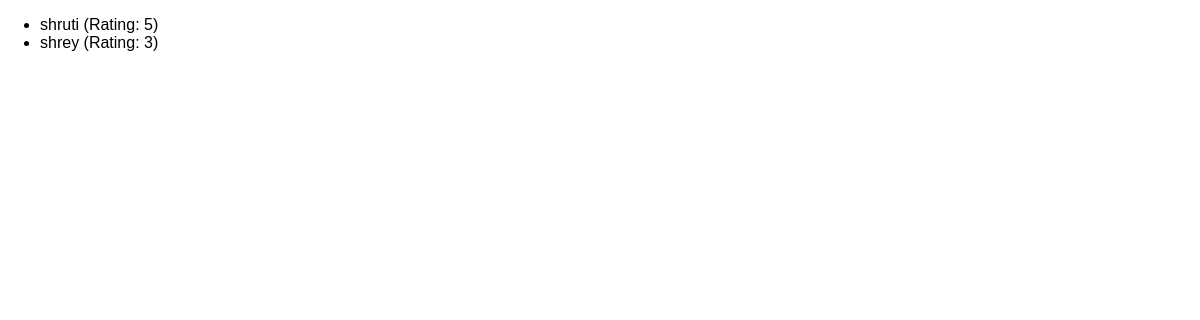
The app's page /reviews, older data.
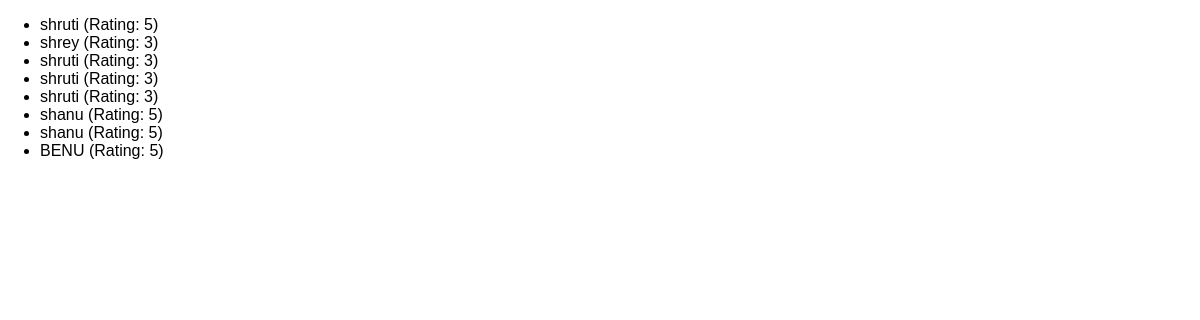
The same page, newer data.
### reviews/models.py (models this page shows)
class Review(models.Model):
    user_name=models.CharField(max_length=100)
    review_text=models.TextField()
    rating=models.IntegerField()

### reviews/views.py (the view)
# urls.py: path("reviews",views.ReviewsListView.as_view()),
class ReviewsListView(ListView):
    template_name = "reviews/review_list.html"
    model=Review #pointing at model class as we are now not using templat view here
    context_object_name="reviews"#have to use this context_object_name because if i will not use it here i have to use object_list instead of reviews in for loop in review_list.html

### reviews/templates/reviews/review_list.html (shortened to what this page needs)
{% extends "reviews/base.html" %}
{% block content %}
    <ul>
    {% for review in object_list %}
    <li>{{ review.user_name }} (Rating: {{ review.rating }})</li>
    {% endfor %}
    </ul>
{% endblock %}

### reviews/templates/reviews/base.html (shortened to what this page needs)
{% load static %}
<!DOCTYPE html>
<html lang="en">
  <head>
   <link rel="stylesheet" href="{% static "reviews/styles.css" %}">
  </head>
  <body>
    {% block content %}
    {% endblock %}
  </body>
</html>

### reviews/static/reviews/styles.css (style rules this page uses)
body { font-family: sans-serif; margin: 0; }

Row changes from the older to the newer data that the page shows:
added Review: user_name "shruti", rating "3"
added Review: user_name "shruti", rating "3"
added Review: user_name "shruti", rating "3"
added Review: user_name "shanu", rating "5"
added Review: user_name "shanu", rating "5"
added Review: user_name "BENU", rating "5"
